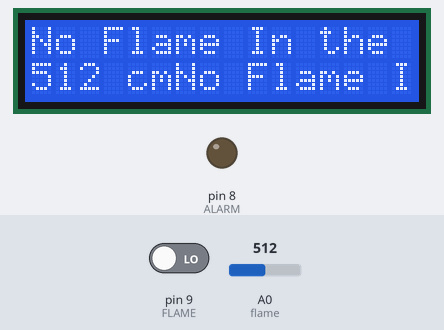
This sketch was run on a simulated Arduino Uno, built with avr-gcc and run on an emulated ATmega328P. On the bench: 16×2 character LCD, output pins drawn as LEDs (lit = HIGH). The inputs (shaded band) are chosen by the test bench; at power-on: pin 9 (FLAME) LOW, A0 (flame) = 512. What the sketch prints to the serial monitor is not drawn.

Above: at 1.2 s.
1.3 s: pin 9 (FLAME) driven HIGH
At 2.0 s:
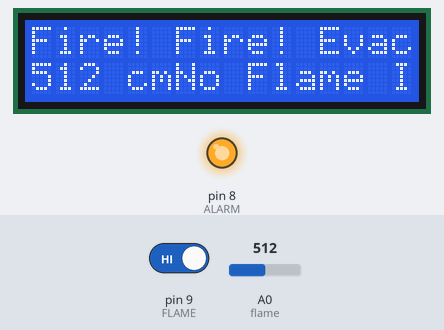
2.8 s: A0 (flame) set to 111
At 3.1 s:
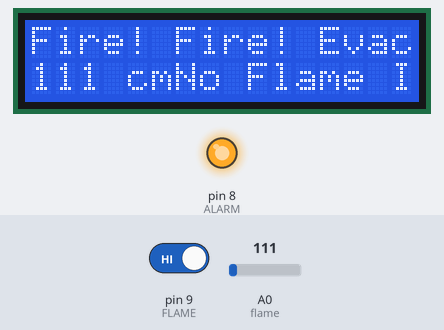
4.3 s: A0 (flame) set to 91
At 5.5 s:
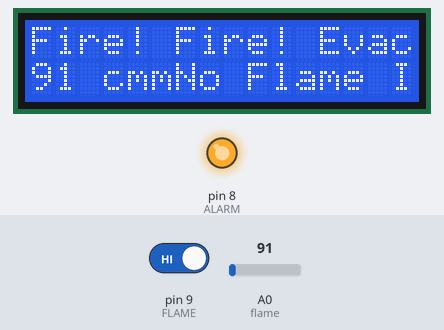
5.8 s: pin 9 (FLAME) driven LOW
At 6.6 s:
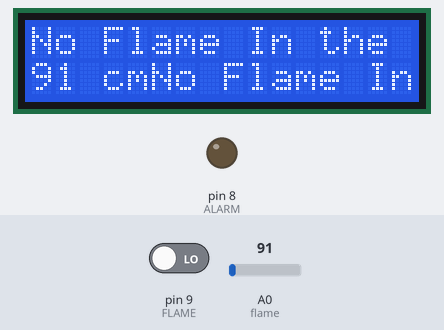
7.3 s: A0 (flame) set to 122
At 8.6 s:
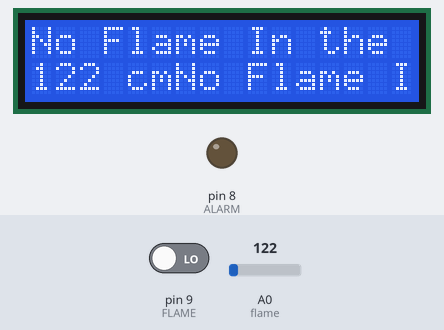
8.9 s: A0 (flame) set to 0
At 9.8 s:
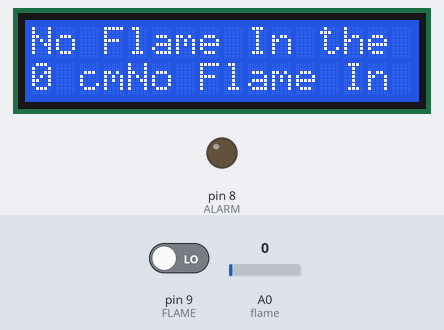
Timing chart, 0 to 11.5 s (numbered marks = the images above; inputs shaded):
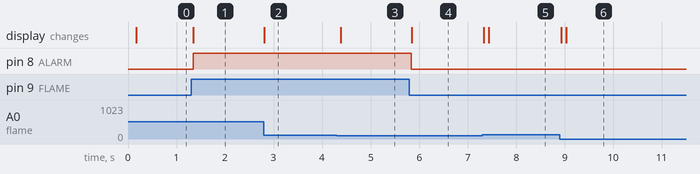

Measured:
- the behaviour switches between 100 and 99 on A0 (flame) (found by bisection; images 2 and 3)
- after the input at 1.3 s, pin 8 (ALARM): LOW → HIGH at once; the display: changes after 0.05 s (image 1)
- after the input at 2.8 s, the display: changes at once (image 2)
- after the input at 4.3 s, the display: changes after 0.08 s (image 3)
- after the input at 5.8 s, pin 8 (ALARM): HIGH → LOW at once; the display: changes at once (image 4)
- after the input at 7.3 s, the display: first changes at once (image 5 shows a later state)
- after the input at 8.9 s, the display: first changes at once (image 6 shows a later state)

The sketch:

flame_detector.ino
```cpp
#include <LiquidCrystal.h> // includes the LiquidCrystal Library
LiquidCrystal lcd(2, 3, 4, 5, 6, 7);
#define FLAME 9 // define flame input
#define ALARM 8 // define alarm output

void setup() {
  Serial.begin(9600);
  lcd.begin(16,2);
  Serial.println("Fire Module Test");
  pinMode(FLAME, INPUT);//define FLAME input pin
  pinMode(ALARM, OUTPUT);//define ALARM output pin
}
void loop() {
 int fire = digitalRead(FLAME);// read FLAME sensor
 if( fire == HIGH) ///// if flame sensor detect fire
  {
    digitalWrite(ALARM,HIGH);// set the buzzer ON
    lcd.setCursor(0,0); // Sets the location at which subsequent text written to the LCD will be displayed
    lcd.print("Fire! Fire! Evacuation");// Prints string "fire for evacuation" on the LCD
    lcd.setCursor(0,1);
    lcd.print(analogRead(A0)); // Prints the flame value from the sensor
    lcd.print(" cm");
    Serial.println("Fire! Fire! Evacuation");
    Serial.println(analogRead(A0));
  }else{//////else no flame detected no alarm
    digitalWrite(ALARM,LOW); // Set the buzzer OFF
    lcd.print("No Flame In the Zone");
    lcd.setCursor(0,0); // Sets the location at which subsequent text written to the LCD will be displayed
    lcd.print("No Flame In the Zone"); // Prints string "safe Zone" on the LCD
    lcd.setCursor(0,1);
    lcd.print(analogRead(A0)); // Prints the flame value from the sensor
    lcd.print(" cm");

  }

 delay(100);///// delay
}
```
